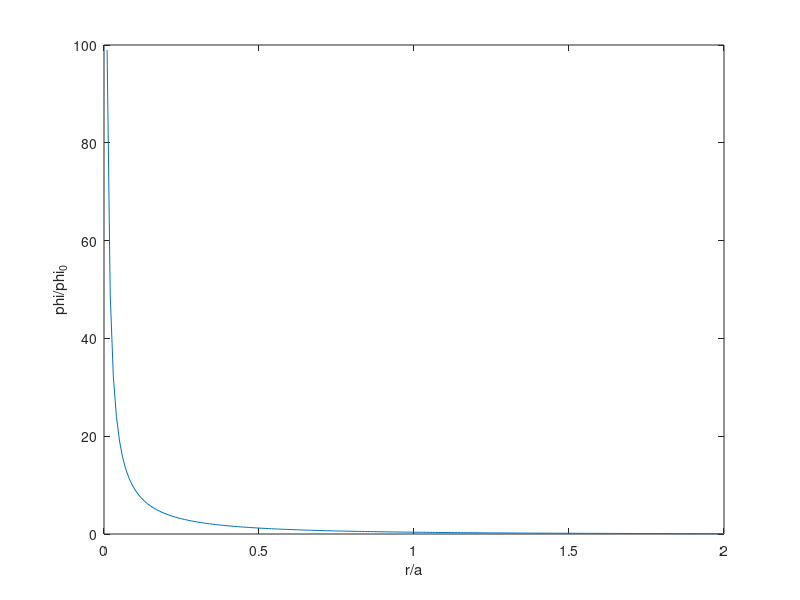

Recreate this plot in MATLAB. (Note: this script raises an error after producing the figure.)
% emf_illustrations

%% problem 1.7, draw the potential
phi=@(ra)(exp(-ra)./ra);
phi_small=@(ra)(4*pi*dirac(ra));
ra=0:0.01:2;
plot(ra,phi(ra))
xlabel('r/a');ylabel('phi/phi_0')


%%
t1=[2007 08 31 10 18 00];t2=[2007 08 31 10 19 00];
b3=irf_tlim(gsmB3,[toepoch(t1) toepoch(t2)]);
b4=irf_tlim(gsmB4,[toepoch(t1) toepoch(t2)]);
e3=irf_tlim(gsmE3,[toepoch(t1) toepoch(t2)]);
e4=irf_tlim(gsmE4,[toepoch(t1) toepoch(t2)]);
d3=irf_tlim(gsmPos3,[toepoch(t1) toepoch(t2)]);
d4=irf_tlim(gsmPos4,[toepoch(t1) toepoch(t2)]);

B0=irf_norm(mean([b3(:,2:4); b4(:,2:4)]));
%
d0=mean(irf_add(1,d3,-1,d4));
d=d0(2:4); clear d0;
vec=[0 1 0];
%vec=irf_norm(d);
fb3=irf_newxyz(b3,irf_norm(cross(vec,B0)),0,B0);
fb4=irf_newxyz(b4,irf_norm(cross(vec,B0)),0,B0);
fe3=irf_newxyz(e3,irf_norm(cross(vec,B0)),0,B0);
fe4=irf_newxyz(e4,irf_norm(cross(vec,B0)),0,B0);
fd3=irf_newxyz(d3,irf_norm(cross(vec,B0)),0,B0);
fd4=irf_newxyz(d4,irf_norm(cross(vec,B0)),0,B0);

fj=cn_j(irf_add(1,fb3,-1,fb4),irf_add(1,fd3,-1,fd4));

%
h=irf_plot({fb3,fe3,fe4,fj})
irf_legend(h(1),{'x','y','z'},[0.98 0.95]);
irf_legend(h(2),{'x','y','z'},[0.98 0.95]);
irf_legend(h(3),{'x','y','z'},[0.98 0.95]);
irf_legend(h(4),{'x','y','z'},[0.98 0.95]);
ylabel(h(1),'fb3')
ylabel(h(2),'fe3')
ylabel(h(3),'fe4')
ylabel(h(4),'fj')
